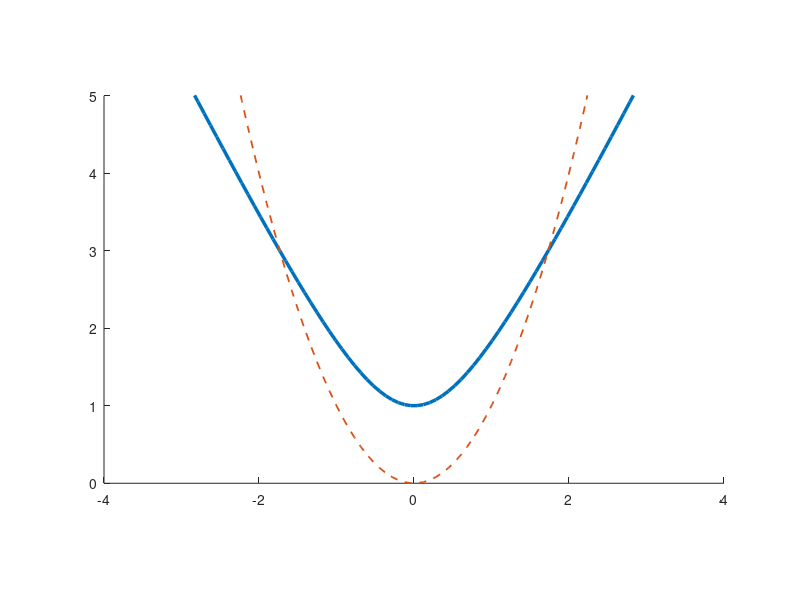

Write MATLAB code to recreate this figure.
clear;
clc;

chrb = @(x,eps) 2*(eps^2)*sqrt(1+(x^2)/(eps^2))-2*(eps^2)+1;
chrbp = @(x,eps) 1/sqrt(1+(x^2)/(eps^2));
prml = @(x,eps) eps^2*log(1+(x^2)/(eps^2));
prmlp = @(x,eps) 1/(1+(x^2)/(eps^2));
fnc1 = @(x) chrb(x,1);
fnp = @(x) prml(x,1);
fna = @(x) log(abs(x)+1);
fnq = @(x) x*x;
x = linspace(-4,4,100);
y1 = arrayfun(fnc1,x);
y2 = arrayfun(fna,x);
y3 = arrayfun(fnq,x);

hold on;
p1 = plot(x,y1);
%p3 = plot(x,y2,'--');
p4 = plot(x,y3,'--');
axis([-inf inf 0 5]);
axis equal
set(p1, 'Linewidth', 2.5);
%set(p2, 'Linewidth', 2.5);
%set(p3, 'Linewidth', 1.3);
set(p4, 'Linewidth', 1.3);


%T = 1;
%lam = 0.1;
%delta = @(benefit) T+benefit;
%c = @(benefit) 1/(1+e^(-delta(benefit)/lam)); 
%phi = @(x) lam*( log(1-c(x)) -c(x)*log(1/c(x) -1) ) -T*c(x);
%
%
%x = linspace(-2,2,100);
%y1 = arrayfun(phi,x);
%
%hold on;
%p1 = plot(x,y1);
%%p3 = plot(x,y2,'--');
%%p4 = plot(x,y3,'--');
%axis([-inf inf -1 1]);
%axis equal
%set(p1, 'Linewidth', 2.5);
%SP = -T
%line([SP SP],[-1 1],'Color',[1 0 0])

%set(p2, 'Linewidth', 2.5);
%set(p3, 'Linewidth', 1.3);
%set(p4, 'Linewidth', 1.3);
